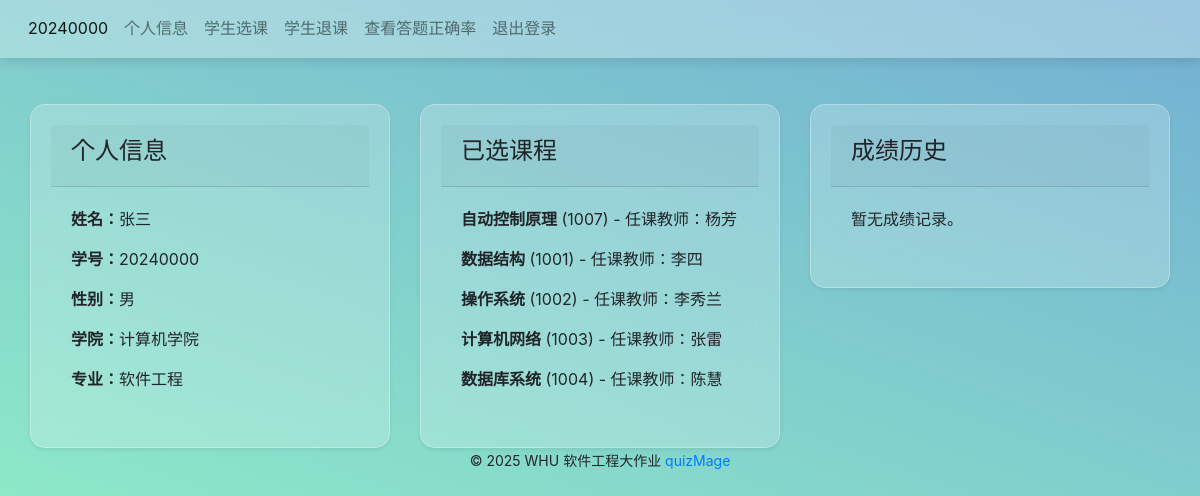
The page /student/20240000 on the database as committed earlier.
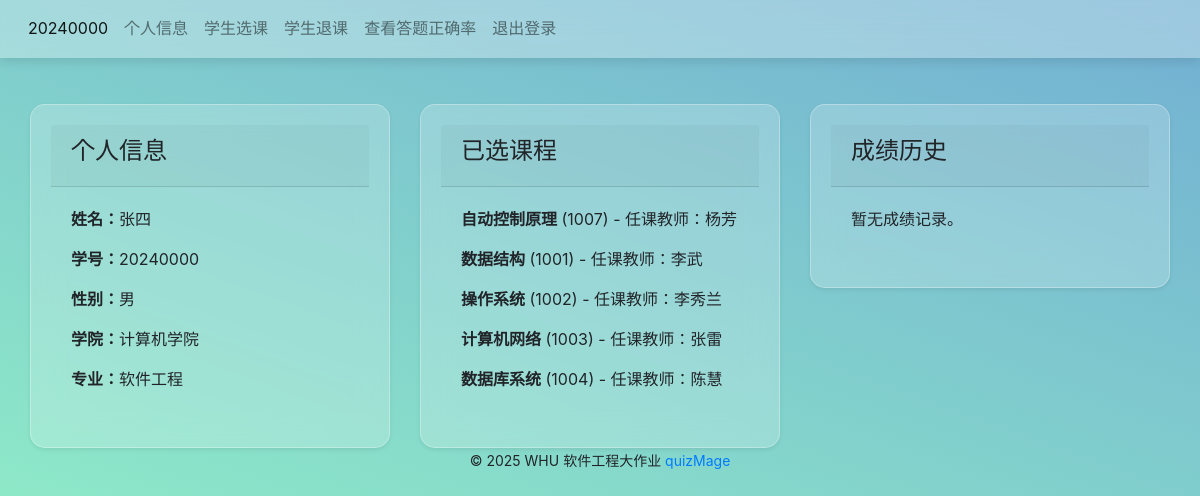
The same page on the database as committed later.
### tables this page shows
CREATE TABLE "student" (
  "sno" INTEGER NOT NULL,
  "name" TEXT,
  "password" TEXT NOT NULL,
  "gender" char(2),
  "college" TEXT,
  "major" TEXT
);

CREATE TABLE "course" (
  "cno" INTEGER NOT NULL,
  "cname" TEXT,
  "tno" INTEGER
);

CREATE TABLE "teacher" (
  "tno" INTEGER NOT NULL,
  "name" TEXT,
  "password" TEXT NOT NULL,
  "gender" char(2),
  "college" TEXT
);

### views/student_views.py (the view)
@student_bp.route('/<int:sno>', methods=['GET'])
def profile(sno):
    result_info, _ = get_sql("SELECT name, gender, college, major FROM student WHERE sno='%s'" % sno)
    if result_info:
        name, gender, college, major = result_info[0]
    result_courses, _ = get_sql("""
        SELECT c.cno, c.cname, t.name AS tname
        FROM course c
        JOIN teacher t ON c.tno = t.tno
        JOIN student_course sc ON c.cno = sc.cno
        WHERE sc.sno = '%s'
    """ % sno)
    courses = [{'cno': course[0], 'cname': course[1], 'tname': course[2]} for course in result_courses]
    return render_template('student.html', sno=sno, name=name, gender=gender, college=college, major=major,
                           courses=courses)

### db_sqlite.py (called while the page is built)
def open_db():
    database = "./database.db"
    conn = sqlite3.connect(database)
    return conn

def get_sql(sql, conn=None):
    close_conn = False
    if conn is None:
        conn = open_db()
        close_conn = True
    cur = conn.cursor()
    cur.execute(sql)
    fields = [field[0] for field in cur.description]
    result = cur.fetchall()
    cur.close()
    if close_conn:
        close_db(conn)
    return result, fields

### templates/student.html
{% extends 'base.html' %}
{% from 'bootstrap/form.html' import render_form %}
{% from 'bootstrap/nav.html' import render_nav_item %}
{% from 'bootstrap/utils.html' import render_messages %}
{% block head %}
    {{ render_nav_item('student_bp.profile', sno ,sno=sno) }}
    {{ render_nav_item('student_bp.student_account', '个人信息', sno=sno) }}
    {{ render_nav_item('student_bp.student_course_select', '学生选课', sno=sno) }}
    {{ render_nav_item('student_bp.student_course_delete', '学生退课', sno=sno) }}
    {{ render_nav_item('student_bp.student_accuracy', '查看答题正确率', sno=sno) }}
    {{ render_nav_item('login_bp.index', '退出登录') }}
{% endblock %}
{% block content %}
<div class="container">
    <div class="row">
        <div class="col-md-4">
            <div class="card shadow-sm">
                <div class="card-header">
                    <h4>个人信息</h4>
                </div>
                <div class="card-body">
                    <p><strong>姓名：</strong>{{ name }}</p>
                    <p><strong>学号：</strong>{{ sno }}</p>
                    <p><strong>性别：</strong>{{ gender }}</p>
                    <p><strong>学院：</strong>{{ college }}</p>
                    <p><strong>专业：</strong>{{ major }}</p>
                </div>
            </div>
        </div>
<div class="col-md-4">
    <div class="card shadow-sm">
        <div class="card-header">
            <h4>已选课程</h4>
        </div>
        <div class="card-body">
            {% if courses %}
                {% for course in courses %}
                    <p><strong>{{ course.cname }}</strong> ({{ course.cno }}) - 任课教师：{{ course.tname }}</p>
                {% endfor %}
            {% else %}
                <p>您尚未选课。</p>
            {% endif %}
        </div>
    </div>
</div>
<div class="col-md-4">
    <div class="card shadow-sm">
        <div class="card-header">
            <h4>成绩历史</h4>
        </div>
        <div class="card-body">
            {% if answer_history %}
                {% for history in answer_history %}
                    <p><strong>{{ history.exam_name }}</strong> - 得分：{{ history.score }} / {{ history.total_score }}</p>
                {% endfor %}
            {% else %}
                <p>暂无成绩记录。</p>
            {% endif %}
        </div>
    </div>
</div>
</div>
{% endblock %}

### templates/base.html (shortened to what this page needs)
{% from 'bootstrap/utils.html' import render_messages %}
<!DOCTYPE html>
<html lang="en">
<head>
    {{ bootstrap.load_css() }}
    <link rel="stylesheet" href="{{ url_for('static', filename='css/style.css') }}">
</head>
<body>
    <nav class="navbar navbar-expand-lg navbar-light bg-transparent mb-4">
        <div class="collapse navbar-collapse" id="navbarSupportedContent">
            <ul class="navbar-nav mr-auto">
                {% block head %}{% endblock %}
            </ul>
        </div>
    </nav>
    <main class="container">
        {% block content %}{% endblock %}
    </main>
    <footer class="text-center">
        {% block footer %}
            <small> &copy; 2025 WHU 软件工程大作业 <a href="http://127.0.0.1:5000/" title="quizMage">quizMage</a>
            </small>
        {% endblock %}
    </footer>
</body>
</html>

### static/css/style.css (style rules this page uses)
body { background: linear-gradient(200deg,#72afd3,#96fbc4); background-attachment: fixed; background-size: cover; }
.container { max-width: 1200px; margin: 0 auto; padding-top: 10px; }
.card { background: rgba(255, 255, 255, 0.2); border-radius: 15px; padding: 20px; box-shadow: 0 4px 10px rgba(0, 0, 0, 0.1); backdrop-filter: blur(15px); -webkit-backdrop-filter: blur(15px); border: 1px solid rgba(255, 255, 255, 0.3); transition: all 0.3s ease-in-out; }
.navbar { background: linear-gradient(to bottom, rgba(255, 255, 255, 0.6), rgba(255, 255, 255, 0)) !important; transition: all 0.4s ease-in-out !important; padding: 10px 20px; box-shadow: none; }

Rows that differ between the two databases and show on the page:
changed student "计算机学院": name "张三" → "张四"
changed through a linked row, course "数据结构": tname "李四" → "李武"
